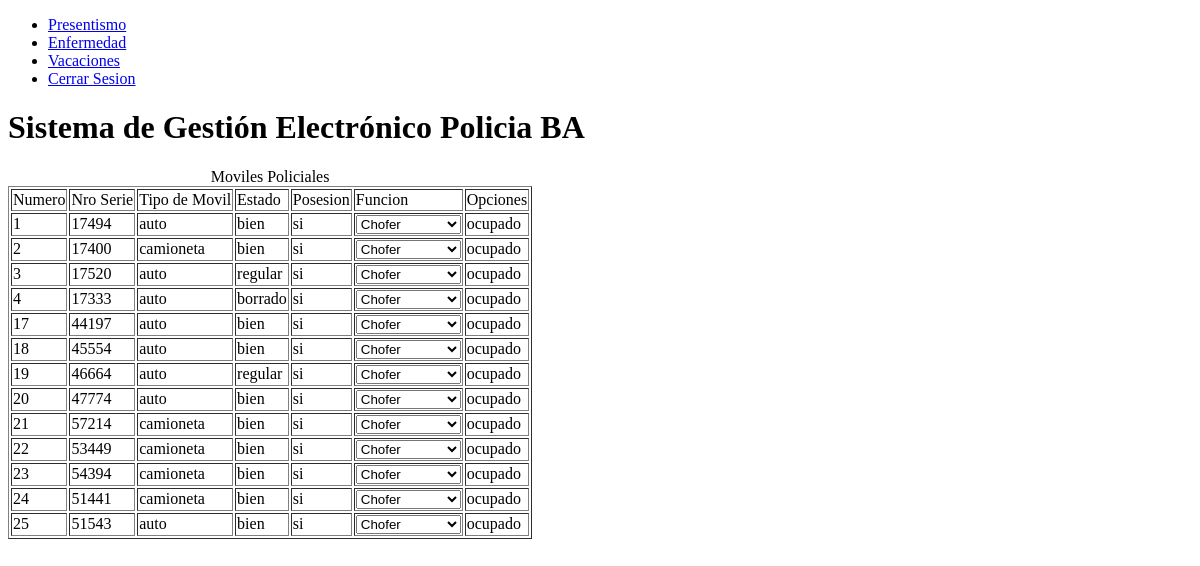
Before: /usuarios/moviles.php (signed in) with the older database file.
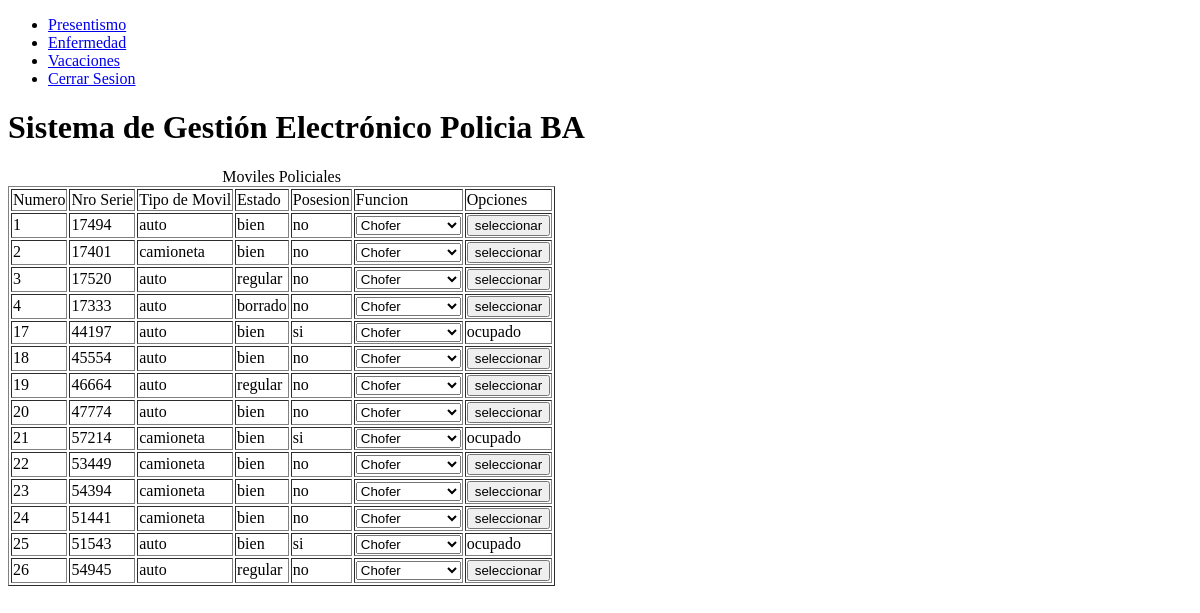
After: the same page with the newer database file.
### tables this page shows
CREATE TABLE `moviles` (
  `movil_id` int(11) NOT NULL,
  `nro_serie` int(11) NOT NULL,
  `tipo_movil` varchar(50) NOT NULL,
  `estado` varchar(50) NOT NULL,
  `posesion` int(5) NOT NULL,
  `fecha_borrado` date DEFAULT NULL
);

### usuarios/moviles.php (the view, shortened to what this page needs)
<?php
    include("../conexion.php");
    $sql = "SELECT movil_id,nro_serie,tipo_movil,estado,posesion FROM moviles
    where   estado <> 'radiado' and (tipo_movil = 'auto' or tipo_movil = 'camioneta')  order by movil_id asc";
    $rta = mysqli_query($conexion,$sql) or
    die("Problemas en el select:".mysqli_error($conexion));
        ?>
        <?php
    include("cabeceraU.php");
?>
        <table border="1">
        <caption>Moviles Policiales</caption>
            <tr>
                <td>Numero</td>
                <td>Nro Serie</td>
                <td>Tipo de Movil</td>
                <td>Estado</td>
                <td>Posesion</td>
                <td>Funcion</td>
                <td>Opciones</td>
            </tr>
            <?php
                while($mostrar = mysqli_fetch_array($rta)){
                    if($mostrar['posesion']==0){
                        $mostrar['posesion']="no";
                    }
                    else{
                        $mostrar['posesion']="si";
                    }
            ?>
            <tr>
                <td><?php echo $mostrar['movil_id']?></td>
                <td><?php echo $mostrar['nro_serie']?></td>
                <td><?php echo $mostrar['tipo_movil']?></td>
                <td><?php echo $mostrar['estado']?></td>
                <td><?php echo $mostrar['posesion']?></td>
                    <form method="POST">
                        <td>
                            <select name="funcion">
                                <option value="chofer">Chofer</option>
                            </select>
                        </td>
                        <td>
                            <?php
                                if($mostrar['posesion']=="no"){
                            ?>
                                <input type="submit" value="seleccionar" name="seleccionar">
                            <?php
                                }
                                else echo "ocupado";
                            ?>
                        </td>
                    </form>
            </tr>
            <?php
                }
            ?>
        </table>
</body>
</html>

Changed rows visible on the page:
changed moviles id 1: posesion "si" → "no"; seleccionar (not shown) → "seleccionar"; no longer shows "ocupado"
changed moviles id 2: nro_serie "17400" → "17401"; posesion "si" → "no"; seleccionar (not shown) → "seleccionar"; no longer shows "ocupado"
changed moviles id 3: posesion "si" → "no"; seleccionar (not shown) → "seleccionar"; no longer shows "ocupado"
changed moviles "borrado": posesion "si" → "no"; seleccionar (not shown) → "seleccionar"; no longer shows "ocupado"
changed moviles id 18: posesion "si" → "no"; seleccionar (not shown) → "seleccionar"; no longer shows "ocupado"
changed moviles id 19: posesion "si" → "no"; seleccionar (not shown) → "seleccionar"; no longer shows "ocupado"
changed moviles id 20: posesion "si" → "no"; seleccionar (not shown) → "seleccionar"; no longer shows "ocupado"
changed moviles id 22: posesion "si" → "no"; seleccionar (not shown) → "seleccionar"; no longer shows "ocupado"
changed moviles id 23: posesion "si" → "no"; seleccionar (not shown) → "seleccionar"; no longer shows "ocupado"
changed moviles id 24: posesion "si" → "no"; seleccionar (not shown) → "seleccionar"; no longer shows "ocupado"
added moviles: movil_id "26", nro_serie "54945", tipo_movil "auto", estado "regular", posesion "no"
